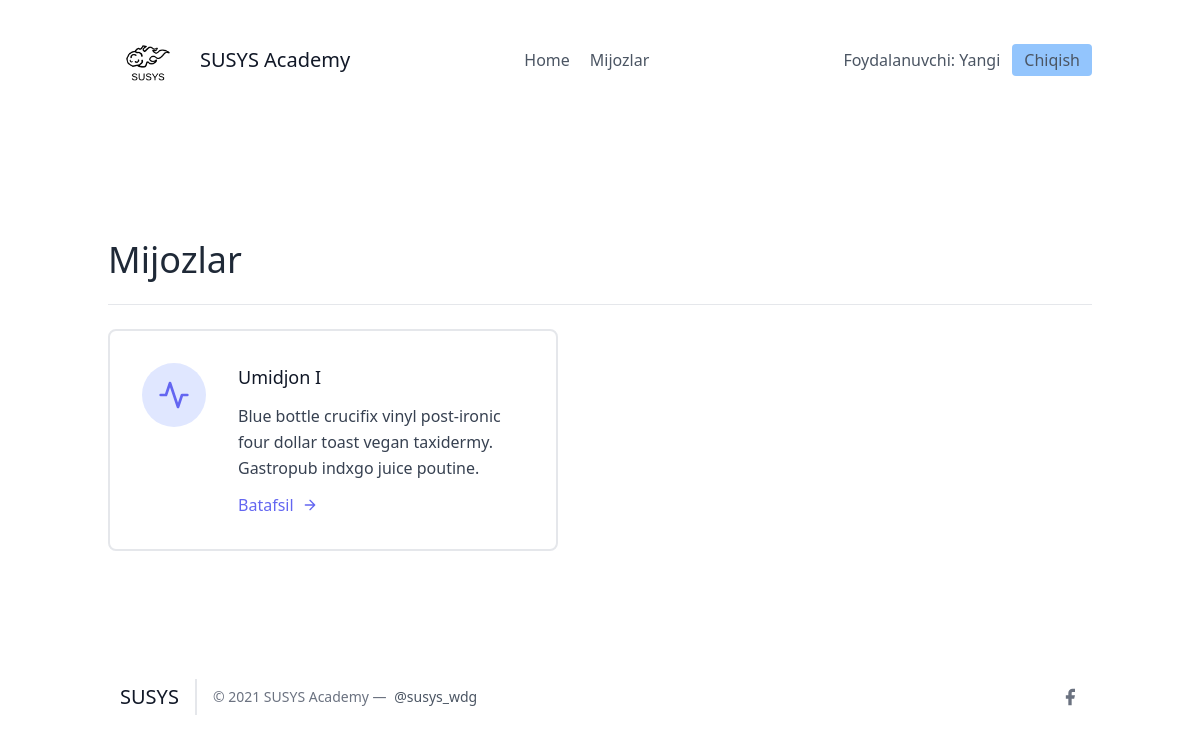
Page /leads/ (signed in) on the committed database.
### leads/models.py (models this page shows, shortened)
class User(AbstractUser):
    is_organisor = models.BooleanField(default=True)
    is_agent = models.BooleanField(default=False)

class Lead(models.Model):
    ismi = models.CharField(max_length=20)
    familiyasi = models.CharField(max_length=20)
    yoshi = models.IntegerField(default=0)
    organisation = models.ForeignKey(UserProfile, on_delete=models.CASCADE)
    agent = models.ForeignKey("Agent", null=True, blank=True, on_delete=models.SET_NULL)
    category = models.ForeignKey("Category", null=True, blank=True, on_delete=models.SET_NULL)

### leads/views.py (the view, shortened to what this page needs)
# urls.py: path('', LeadListView.as_view(), name="lead-list"),
class LeadListView(LoginRequiredMixin, ListView):
    template_name = "leads/leads_list.html"
    context_object_name = "leads"
    def get_queryset(self):
        user = self.request.user
        if user.is_organisor:
            queryset = Lead.objects.filter(organisation = user.userprofile)
        else:
            queryset = Lead.objects.filter(organisation = user.agent.organisation)
            queryset = queryset.filter(agent__user = self.request.user)
        return queryset
    def get_context_data(self, **kwargs):
        context = super(LeadListView, self).get_context_data(**kwargs)
        user = self.request.user
        return context

### leads/templates/leads/leads_list.html (shortened to what this page needs)
{% extends "base.html" %}
{% block content %}
<section class="text-gray-700 body-font">
    <div class="container px-5 py-24 mx-auto flex flex-wrap">
        <div class="w-full mb-6 py-6 flex justify-between items-center border-b border-gray-200">
            <div>
                <h1 class="text-4xl text-gray-800">Mijozlar</h1>
            </div>
        </div>
        <div class="flex flex-wrap -m-4">
            {% for lead in leads %}
            <div class="p-4 lg:w-1/2 md:w-full">
                <div class="flex border-2 rounded-lg border-gray-200 p-8 sm:flex-row flex-col">
                    <div class="w-16 h-16 sm:mr-8 sm:mb-0 mb-4 inline-flex items-center justify-center rounded-full bg-indigo-100 text-indigo-500 flex-shrink-0">
                        <svg fill="none" stroke="currentColor" stroke-linecap="round" stroke-linejoin="round" stroke-width="2" class="w-8 h-8" viewBox="0 0 24 24">
                            <path d="M22 12h-4l-3 9L9 3l-3 9H2"></path>
                        </svg>
                    </div>
                    <div class="flex-grow">
                        <h2 class="text-gray-900 text-lg title-font font-medium mb-3">
                            {{ lead.ismi }} {{ lead.familiyasi }}
                        </h2>
                        <p class="leading-relaxed text-base">
                            Blue bottle crucifix vinyl post-ironic four dollar toast vegan taxidermy. Gastropub indxgo juice poutine.
                        </p>
                        <a href="{% url 'leads:detallar' lead.pk %}" class="mt-3 text-indigo-500 inline-flex items-center">
                            Batafsil
                            <svg fill="none" stroke="currentColor" stroke-linecap="round" stroke-linejoin="round" stroke-width="2" class="w-4 h-4 ml-2" viewBox="0 0 24 24">
                                <path d="M5 12h14M12 5l7 7-7 7"></path>
                            </svg>
                        </a>
                    </div>
                </div>
            </div>
            {% endfor %}
        </div>
    </div>
</section>
{% endblock content %}

### frontend/details/navbar.html (shortened to what this page needs)
{% load static %}
<header class="text-gray-600 body-font">
  <div class="container mx-auto flex flex-wrap p-5 flex-col md:flex-row items-center">
    <a class="flex title-font font-medium items-center text-gray-900 mb-4 md:mb-0">
      <img src="{% static 'img/logo-dark.png' %}" style="width: 80px;" alt="Logo">
      <span class="ml-3 text-xl">SUSYS Academy</span>
    </a>
    <nav class="md:ml-auto md:mr-auto flex flex-wrap items-center text-base justify-center">
      <a href="/" class="mr-5 hover:text-gray-900">Home</a>
    {% if not request.user.is_authenticated %}
      </nav>
        <button class="inline-flex items-center bg-blue-300 border-0 py-1 px-3 focus:outline-none hover:bg-blue-200 rounded text-base mt-4 md:mt-0" style="margin-right: 20px">
          <a  href="{% url 'signup' %}">Ro'yxatdan o'tish
          </a>
        </button>
    {% else %}
        <a href="/leads/" class="mr-5 hover:text-gray-900">Mijozlar</a>
      </nav>
    {% endif %}
    {% if request.user.is_authenticated %}
      Foydalanuvchi: {{ request.user.username }}
      <button class="ml-3 inline-flex items-center bg-blue-300 border-0 py-1 px-3 focus:outline-none hover:bg-blue-200 rounded text-base mt-4 md:mt-0">
        <a  href="{% url 'logout' %}">Chiqish
        </a>
      </button>
    {% else %}
    <button class="inline-flex items-center bg-blue-300 border-0 py-1 px-3 focus:outline-none hover:bg-blue-200 rounded text-base mt-4 md:mt-0">
      <a href="{% url 'login' %}">Kirish
    </a>
    </button>
    {% endif %}
  </div>
</header>

### rows in the picture
User: user.username "Yangi"
Lead: ismi "Umidjon", familiyasi "I"
